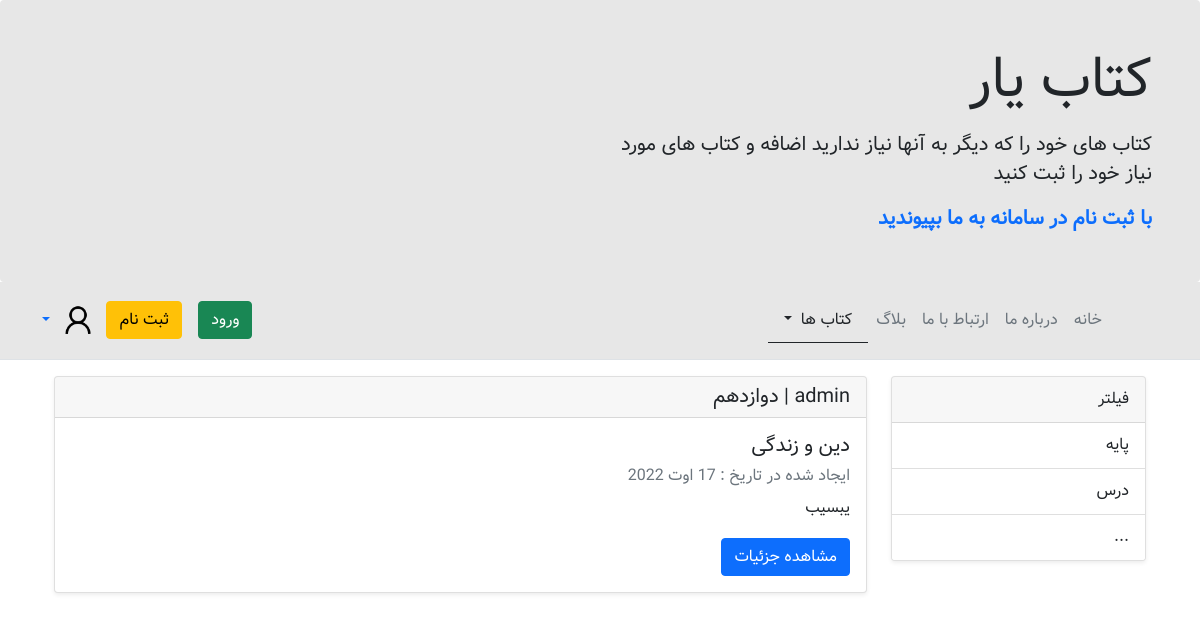
The page /books/added_books/ on the database its author committed.
### books/models.py (models this page shows, shortened)
class Book(models.Model):
    NEED_OR_ADD_CHOICES = (
        ('need', _('needed')),
        ('add', _('added')),
    )
    MAJOR_CHOICES = (
        ('riazi', _('riazi')),
        ('tajrobi', _('tajrobi')),
        ('ensani', _('ensani')),
        ('general', _('general')),
        ('other', _('other')),
    )
    GRADE_CHOICES = (
        ('ten', _('tenth')),
        ('ele', _('eleventh')),
        ('twe', _('twelfth')),
        ('alg', _('all grades')),
        ('oth', _('other')),
    )
    LESSON_CHOICES = (
        ('calculus', _('calculus')),
        ('physics', _('physics')),
        ('chemistry', _('chemistry')),
        ('geometry', _('geometry')),
        ('statistics and probability', _('statistics and probability')),
        ('discrete math', _('discrete math')),
        ('biology', _('biology')),
        ('persian', _('persian')),
        ('arabic', _('arabic')),
        ('english', _('english')),
        ('religion and life', _('religion and life')),
        ('other', _('other')),
    )
    title = models.CharField(max_length=200, blank=False, verbose_name=_('title'))
    book_official_link = models.TextField(blank=False, verbose_name=_('book official link'))
    publisher = models.CharField(max_length=100, blank=False, verbose_name=_('publisher'))
    description = models.TextField(blank=True, verbose_name=_('description'))
    major = models.CharField(max_length=10, choices=MAJOR_CHOICES, blank=False, verbose_name=_('major'))
    grade = models.CharField(max_length=3, choices=GRADE_CHOICES, blank=False, verbose_name=_('grade'))
    lesson = models.CharField(max_length=30, choices=LESSON_CHOICES, blank=False, verbose_name=_('lesson'))
    need_or_add = models.CharField(max_length=5, choices=NEED_OR_ADD_CHOICES, blank=False, verbose_name=_('need or add'))
    year = models.IntegerField(verbose_name=_('publish year'))
    date_created = models.DateField(auto_now_add=True)
    time_created = models.TimeField(auto_now_add=True)
    user = models.ForeignKey(get_user_model(), related_name='books', on_delete=models.CASCADE)
    is_active = models.BooleanField()
    book_cover = models.ImageField(upload_to='book_covers/', blank=True, verbose_name=_('book cover'))
    def get_absolute_url(self):
        return reverse('book_detail', args=[self.id])

### books/views.py (the view)
# urls.py: path('added_books/', views.AddedBooksListView.as_view(), name='added_books'),
class AddedBooksListView(generic.ListView):
    model = Book
    template_name = 'books/added_books.html'
    context_object_name = 'books'
    def get_queryset(self):
        return Book.objects.all().filter(need_or_add=Book.NEED_OR_ADD_CHOICES[1][0], is_active=True).order_by(
            '-date_created')

### books/templates/books/added_books.html (shortened to what this page needs)
{% extends '_base.html' %}
{% block nav-links %}
    <li><a href="{% url 'home' %}" class="nav-link px-2 text-secondary">خانه</a></li>
    <li><a href="{% url 'home' %}#about" class="nav-link px-2 text-secondary ">درباره ما</a></li>
    <li><a href="{% url 'home' %}#contact" class="nav-link px-2 text-secondary">ارتباط با ما</a></li>
    <li><a href="{% url 'blog_list' %}" class="nav-link px-2 text-secondary ">بلاگ</a></li>
    <li class="nav-item dropdown ">
        <a class="nav-link dropdown-toggle text-dark border-bottom border-dark" href="#" role="button" data-bs-toggle="dropdown"
           aria-expanded="false">
            کتاب ها
        </a>
    </li>
{% endblock nav-links %}
{% block page-content %}
    <div class="container">
        <div class="row">
            <div class="col-3">
                <div class="card shadow-sm">
                    <div class="card-header">
                        فیلتر
                    </div>
                    <ul class="list-group list-group-flush">
                        <li class="list-group-item">پایه</li>
                        <li class="list-group-item">درس</li>
                        <li class="list-group-item">...</li>
                    </ul>
                </div>
            </div>
            <div class="col-9">
                {% for book in books %}
                    <div class="card shadow-sm">
                        <h5 class="card-header">{{ book.user.username }} | {{ book.get_grade_display }}</h5>
                        <div class="card-body">
                            <h5 class="card-title">{{ book.get_lesson_display }}</h5>
                            <h6 class="card-title text-muted">ایجاد شده در تاریخ : {{ book.date_created }}</h6>
                            <p class="card-text">{{ book.description|truncatewords:25 }}</p>
                            <a href="{{ book.get_absolute_url }}" class="btn btn-primary text-left">مشاهده جزئیات</a>
                        </div>
                    </div>
                {% endfor %}
            </div>
        </div>
    </div>
{% endblock page-content %}

### static/css/style.css (style rules this page uses)
* { font-family: "vazir", sans-serif; line-height: 1.8rem; }
a { text-decoration: none; }

### templates/_base.html (style rules this page uses)
a { text-decoration: none; }

### rows shown on the page
Book: grade "دوازدهم", lesson "دین و زندگی", date_created "17 اوت 2022", description "یبسیب"
